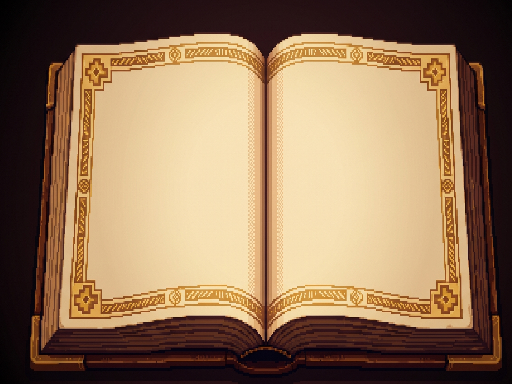

A level layout from a 2D game, rendered from its tile map. Below: a short description, then the map file with its tile-grid data intact:
An orthogonal 32x24 tile map with 16x16 px tiles, 1 tile layer (Tile Layer 1).

<map version="1.10" tiledversion="1.12.2" orientation="orthogonal" renderorder="right-down" width="32" height="24" tilewidth="16" tileheight="16" infinite="0" nextlayerid="2" nextobjectid="1">
 <tileset firstgid="1" source="epilogoEscena.tsx" />
 <layer id="1" name="Tile Layer 1" width="32" height="24">
  <data encoding="csv">
1,2,3,4,5,6,7,8,9,10,11,12,13,14,15,16,17,18,19,20,21,22,23,24,25,26,27,28,29,30,31,32,
33,34,35,36,37,38,39,40,41,42,43,44,45,46,47,48,49,50,51,52,53,54,55,56,57,58,59,60,61,62,63,64,
65,66,67,68,69,70,71,72,73,74,75,76,77,78,79,80,81,82,83,84,85,86,87,88,89,90,91,92,93,94,95,96,
97,98,99,100,101,102,103,104,105,106,107,108,109,110,111,112,113,114,115,116,117,118,119,120,121,122,123,124,125,126,127,128,
129,130,131,132,133,134,135,136,137,138,139,140,141,142,143,144,145,146,147,148,149,150,151,152,153,154,155,156,157,158,159,160,
161,162,163,164,165,166,167,168,169,170,171,172,173,174,175,176,177,178,179,180,181,182,183,184,185,186,187,188,189,190,191,192,
193,194,195,196,197,198,199,200,201,202,203,204,205,206,207,208,209,210,211,212,213,214,215,216,217,218,219,220,221,222,223,224,
225,226,227,228,229,230,231,232,233,234,235,236,237,238,239,240,241,242,243,244,245,246,247,248,249,250,251,252,253,254,255,256,
257,258,259,260,261,262,263,264,265,266,267,268,269,270,271,272,273,274,275,276,277,278,279,280,281,282,283,284,285,286,287,288,
289,290,291,292,293,294,295,296,297,298,299,300,301,302,303,304,305,306,307,308,309,310,311,312,313,314,315,316,317,318,319,320,
321,322,323,324,325,326,327,328,329,330,331,332,333,334,335,336,337,338,339,340,341,342,343,344,345,346,347,348,349,350,351,352,
353,354,355,356,357,358,359,360,361,362,363,364,365,366,367,368,369,370,371,372,373,374,375,376,377,378,379,380,381,382,383,384,
385,386,387,388,389,390,391,392,393,394,395,396,397,398,399,400,401,402,403,404,405,406,407,408,409,410,411,412,413,414,415,416,
417,418,419,420,421,422,423,424,425,426,427,428,429,430,431,432,433,434,435,436,437,438,439,440,441,442,443,444,445,446,447,448,
449,450,451,452,453,454,455,456,457,458,459,460,461,462,463,464,465,466,467,468,469,470,471,472,473,474,475,476,477,478,479,480,
481,482,483,484,485,486,487,488,489,490,491,492,493,494,495,496,497,498,499,500,501,502,503,504,505,506,507,508,509,510,511,512,
513,514,515,516,517,518,519,520,521,522,523,524,525,526,527,528,529,530,531,532,533,534,535,536,537,538,539,540,541,542,543,544,
545,546,547,548,549,550,551,552,553,554,555,556,557,558,559,560,561,562,563,564,565,566,567,568,569,570,571,572,573,574,575,576,
577,578,579,580,581,582,583,584,585,586,587,588,589,590,591,592,593,594,595,596,597,598,599,600,601,602,603,604,605,606,607,608,
609,610,611,612,613,614,615,616,617,618,619,620,621,622,623,624,625,626,627,628,629,630,631,632,633,634,635,636,637,638,639,640,
641,642,643,644,645,646,647,648,649,650,651,652,653,654,655,656,657,658,659,660,661,662,663,664,665,666,667,668,669,670,671,672,
673,674,675,676,677,678,679,680,681,682,683,684,685,686,687,688,689,690,691,692,693,694,695,696,697,698,699,700,701,702,703,704,
705,706,707,708,709,710,711,712,713,714,715,716,717,718,719,720,721,722,723,724,725,726,727,728,729,730,731,732,733,734,735,736,
737,738,739,740,741,742,743,744,745,746,747,748,749,750,751,752,753,754,755,756,757,758,759,760,761,762,763,764,765,766,767,768
</data>
 </layer>
</map>
